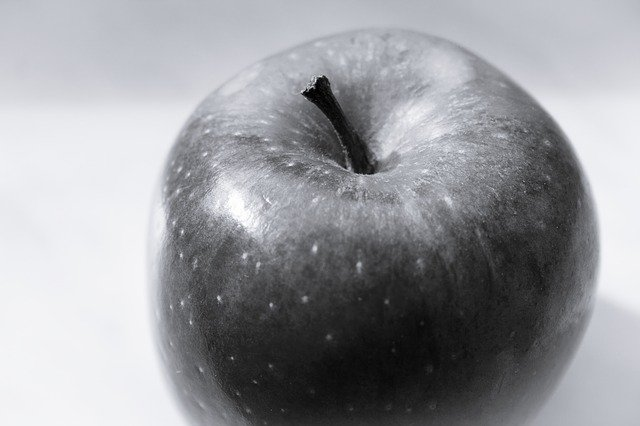
#> input picture HW8/data/input.jpg, 640 x 426 px
$ jupyter execute FindObject.ipynb
#> lines starting #> are read from the running program, lines starting #| are printed output that depends on the picture; after the words box and inside, x2 and y2 are one past the last pixel; in counts of white or black regions, pixels touching at a corner belong together
# find object

[cell 1]
import math
import numpy as np
import matplotlib.pyplot as plt
from PIL import Image
import cv2

## get input

[cell 2]
image = Image.open('data/input.jpg').convert('LA')

[cell 3]
# convert inputs
image_arr = np.asarray(image)
image_arr = image_arr[:,:,0]

[cell 4]
# show input
plt.imshow(image_arr, cmap='gray', vmin=0, vmax=255)
plt.show()

## get histogram

[cell 5]
hist = cv2.calcHist([image_arr], [0], None, [256], [0, 256])
#> hist = 256 values, max 10403 at index 242, min 16 at index 1, mean 1065
hist_flat = hist.flatten()
#> hist_flat has the same summary as hist
plt.plot(hist)
plt.savefig('result/hist.png')
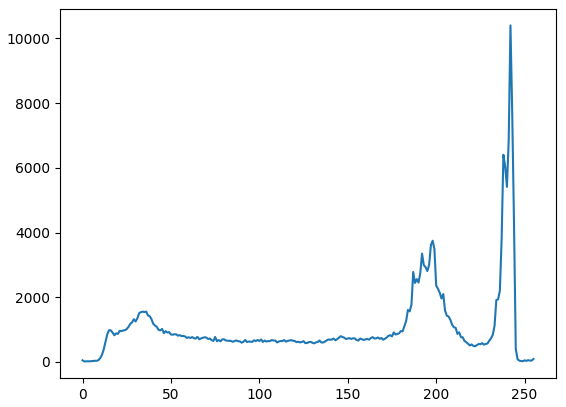
#> figure drawn by matplotlib, 1 panel; curve peaks at x = 242, y = 10403
plt.show()

## start separating object from background

[cell 6]
start_threshold = 75
object_u = hist_flat[:start_threshold].argmax()
#> object_u = 36
background_u = hist_flat[start_threshold:].argmax() + start_threshold
#> background_u = 242
(object_u, background_u)
#> Out = (36, 242)

[cell 7]
object_sigma = 1 / (math.sqrt(2 * math.pi) * object_u)
#> object_sigma = 0.0111
background_sigma = 1 / (math.sqrt(2 * math.pi) * background_u)
#> background_sigma = 0.00165
(object_sigma, background_sigma)
#> Out = (0.0111, 0.00165)

[cell 8]
object_a = hist_flat[start_threshold:].max()
#> object_a = 10403
background_a = hist_flat[:start_threshold].max()
#> background_a = 1557
(object_a, background_a)
#> Out = (10403, 1557)

[cell 9]
theta = (object_sigma * object_a) / (object_sigma * object_a + background_sigma * background_a)
#> theta = 0.978
theta
#> Out = 0.978

[cell 10]
threshold = (object_u + background_u) / 2 \
            - ((object_sigma + background_sigma) ** 2 / (background_u - object_u)) \
            * math.log2((1 - theta) / theta)
#> threshold = 139
threshold
#> Out = 139

[cell 11]
background = image_arr > threshold
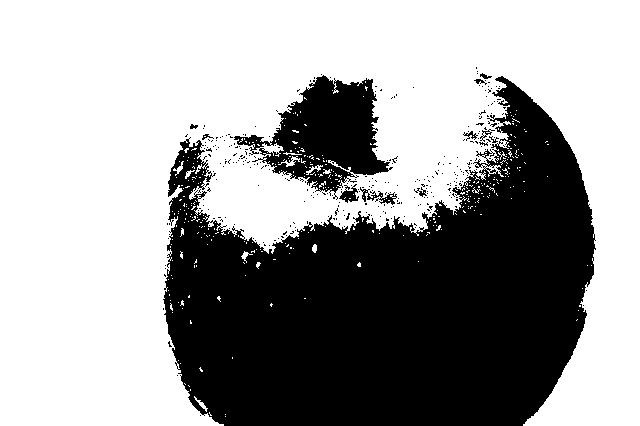
#> background: shape (426, 640) bool; 62.2% white; 332 black regions (320 under 20 px), largest, box (x1, y1, x2, y2) and area: (163, 76, 596, 426) 92457, (234, 75, 393, 200) 9062, (360, 187, 397, 205) 221
result = np.copy(image_arr)# result.setflags(write=1)
result[background] = 255
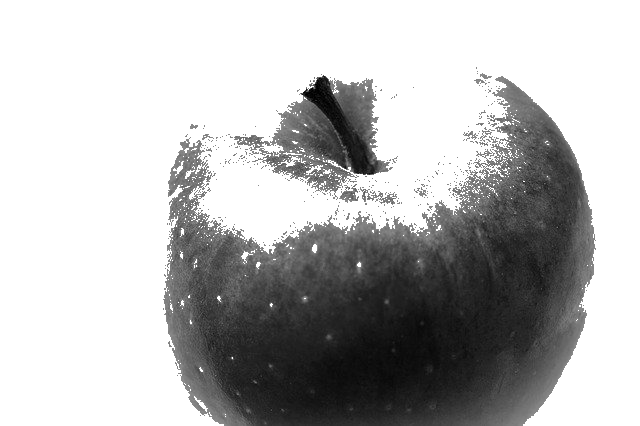
#> result: shape (426, 640); min 0, max 255, mean 184.2

[cell 12]
result = result.reshape(image_arr.shape)
plt.imshow(result, cmap='gray', vmin=0, vmax=255)
plt.show()

[cell 13]
cv2.imwrite('result/result.png',result)
#> Out = True
